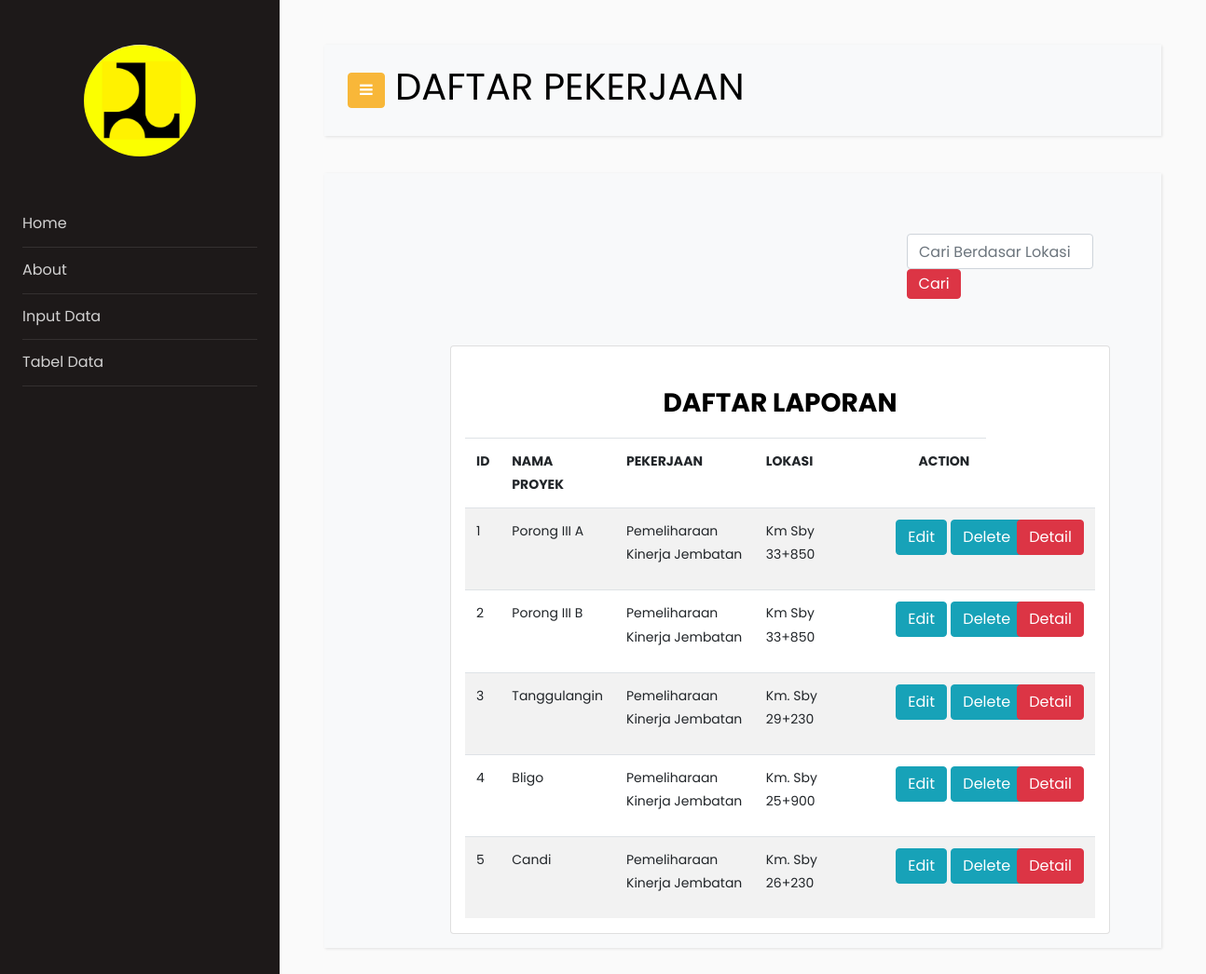
Page /tabel.php on the committed database.
### tables this page shows
CREATE TABLE `data_laporan` (
  `id_laporan` int(11) NOT NULL,
  `nama_paket` varchar(1000) NOT NULL,
  `kontraktor` varchar(1000) NOT NULL,
  `konsultan_supervisi` varchar(1000) NOT NULL,
  `tahun_anggaran` varchar(100) NOT NULL,
  `nama_proyek` varchar(1000) NOT NULL,
  `pekerjaan` varchar(100) NOT NULL,
  `lokasi` varchar(100) NOT NULL,
  `gambar_0` varchar(100) NOT NULL,
  `gambar_50` varchar(100) NOT NULL,
  `gambar_100` varchar(100) NOT NULL
);

### tabel.php (the view, shortened to what this page needs)
<?php
include "koneksi.php";
?>
<!doctype html>
<html lang="en">
  <head>
		<link rel="stylesheet" href="https://stackpath.bootstrapcdn.com/font-awesome/4.7.0/css/font-awesome.min.css">
		<link rel="stylesheet" href="css/style.css">
  </head>
  <body>
		<div class="wrapper d-flex align-items-stretch">
			<nav id="sidebar">
				<div class="p-4 pt-5">
		  		<a href="#" class="img logo rounded-circle mb-5" style="background-image: url(foto/logo1.png);"></a>
	        <ul class="list-unstyled components mb-5">
	          <li>
              <a href="halamanutama.php">Home</a>
	          </li>
	          <li>
	              <a href="about.php">About</a>
	          </li>
	          <li>
              <a href="input.php">Input Data</a>
	          </li>
	          <li>
              <a href="tabel.php">Tabel Data</a>
	          </li>
	        </ul>
	      </div>
    	</nav>
      <div id="content" class="p-4 p-md-5">
        <nav class="navbar navbar-expand-lg navbar-light bg-light">
          <div class="container-fluid">
            <button type="button" id="sidebarCollapse" class="btn btn-primary">
              <i class="fa fa-bars"></i>
            </button>
<br>
            <div class="collapse navbar-collapse" id="navbarSupportedContent">
              &nbsp;&nbsp;&nbsp;<h1>DAFTAR PEKERJAAN</h1>
            </div>
          </div>
        </nav>
        <nav class="navbar navbar-expand-lg navbar-light bg-light">
          <div class="container-fluid">
            <div class="collapse navbar-collapse" id="navbarSupportedContent">
  <section class="portfolio" id="portfolio">
    <div class="container">
    <div id="index">
    <body background="img/back2.jpg">
    <div class="container">
    <div id="b">
				        <form class="form-inline" action="cari.php" method="post">
   					    <input class="form-control mr-sm-2" type="text" name="input_cari" placeholder="Cari Berdasar Lokasi" class="css-input" style="width:200px;" />
   					    <input class="btn btn-danger" type="submit" name="cari" value="  Cari  " class="btn" style="padding:3px;" margin="6px;" width="50px;"  />
  				        </form>
                        </div>
    <br>
    <br>
        <div class="card col-sm-12">
            <table class="table table-striped">
                    <tbody>
                    <thead>
                    <tr>
                <legend><h3><center><b>DAFTAR LAPORAN</b></center></h3></legend>
                </tr>
                <tr>
                            <td><b>ID</b></td>
                            <td align="left"><b>NAMA PROYEK</b></td>
                            <td align="left"><b>PEKERJAAN</b></td>
                            <td align="left"><b>LOKASI</b></td>
                            <td align="left"><b>&nbsp;&nbsp;&nbsp;&nbsp;&nbsp;&nbsp;&nbsp;&nbsp;&nbsp;&nbsp;&nbsp;&nbsp;&nbsp;&nbsp;&nbsp;&nbsp;&nbsp;&nbsp;&nbsp;&nbsp;&nbsp;&nbsp;&nbsp;&nbsp;&nbsp;ACTION</b></td>
                        </tr>
                        </thead>
                            <?php
                            $data = mysqli_query($mysqli,"SELECT * FROM data_laporan");
                            while ($show = mysqli_fetch_array($data)) {
                            ?>
                            <tr>
                                <td><?php echo $show['id_laporan'];?></td>
                                <td><?php echo $show['nama_proyek'];?></td>
                                <td><?php echo $show['pekerjaan'];?></td>
                                <td><?php echo $show['lokasi'];?></td>
                                <td><a href="update.php?id=<?=$show['id_laporan'];?>"><button style="margin-left:50px"  class="btn btn-info">Edit</button>&nbsp;&nbsp;&nbsp;&nbsp;&nbsp;&nbsp;&nbsp;&nbsp;&nbsp;&nbsp;&nbsp;&nbsp;&nbsp;&nbsp;
                                <td><a href="delete.php?id=<?=$show['id_laporan'];?>"><button style="margin-left:-50px"  type="delete" class="btn btn-info">Delete</button>&nbsp;&nbsp;&nbsp;&nbsp;&nbsp;&nbsp;&nbsp;&nbsp;&nbsp;&nbsp;&nbsp;
                                <td><a href="detail.php?id=<?=$show['id_laporan'];?>"><button style="margin-left:-50px"  class="btn btn-danger">Detail</button></a>
                                </a></td></td>
                            </tr>
                            <?php } ?>
                </tbody>
            </table>
            </div>
</head>
    </div>
  </section>
            </div>
          </div>
        </nav>
	</div>
  </body>
</html>

### tabel.php (style rules this page uses)
#index { margin-top: 50px; margin-left: 80px; }
#b { margin-left:490px; }

### rows in the picture
data_laporan: id_laporan "1", nama_proyek "Porong III A", pekerjaan "Pemeliharaan Kinerja Jembatan", lokasi "Km Sby 33+850"
data_laporan: id_laporan "2", nama_proyek "Porong III B", pekerjaan "Pemeliharaan Kinerja Jembatan", lokasi "Km Sby 33+850"
data_laporan: id_laporan "3", nama_proyek "Tanggulangin", pekerjaan "Pemeliharaan Kinerja Jembatan", lokasi "Km. Sby 29+230"
data_laporan: id_laporan "4", nama_proyek "Bligo", pekerjaan "Pemeliharaan Kinerja Jembatan", lokasi "Km. Sby 25+900"
data_laporan: id_laporan "5", nama_proyek "Candi", pekerjaan "Pemeliharaan Kinerja Jembatan", lokasi "Km. Sby 26+230"
